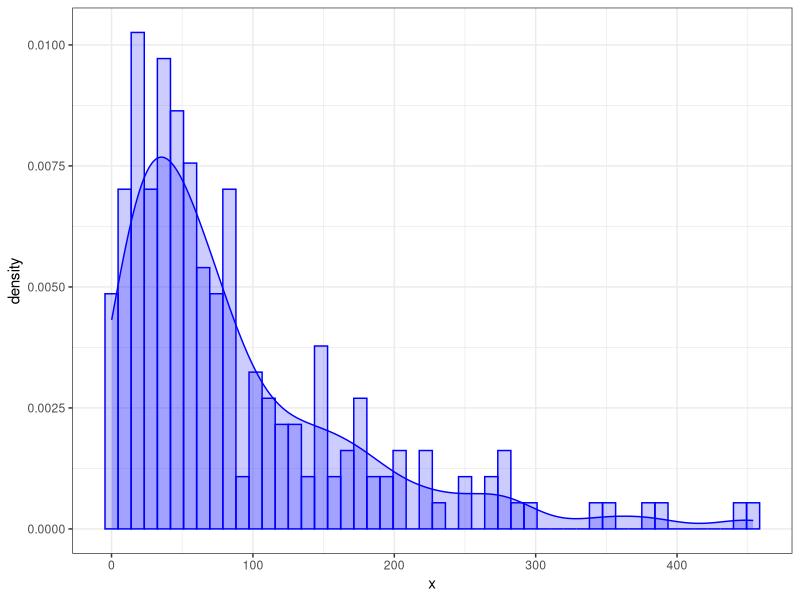
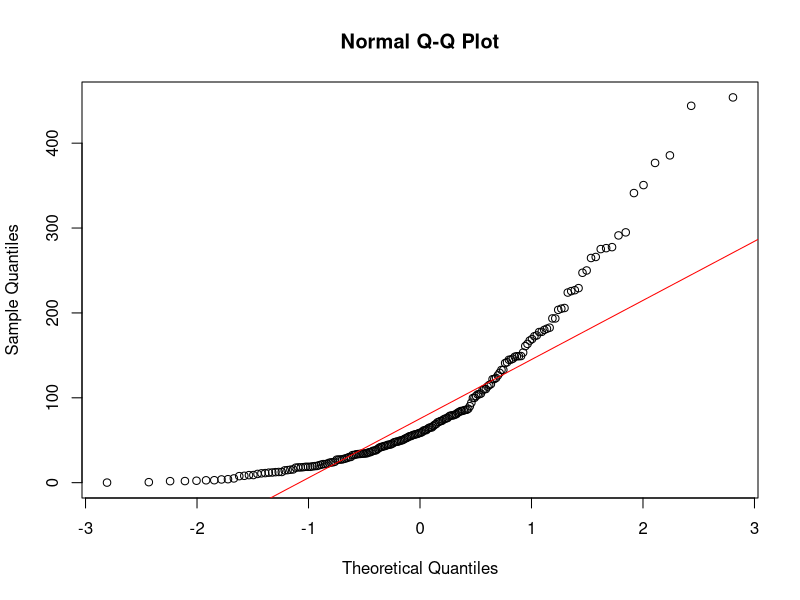

Write the R code that produced these figures, in order. (Note: this script raises an error after producing the figures.)
## ---- chunk 1
knitr::opts_chunk$set(echo = TRUE, eval = TRUE, warning = FALSE, message = FALSE, error = FALSE)
library(tidyverse)
library(broom)
library(gridExtra)
library(MASS)

# Creates a histogram and smoothed histogram given a vector of values.
dataplot <- function(x, bins = 50, colour = "blue") {
  ggplot(tibble(x = x), aes(x = x, y = after_stat(density))) +
    geom_histogram(bins = bins, colour = colour, fill = colour, alpha = 0.2) +
    geom_density(colour = colour, fill = colour, alpha = 0.2) +
    theme_bw()
}
## ---- chunk 2
bank <- read_csv("banksurvey.csv")
## ---- chunk 3

summary(bank$income) #Provides descriptive stats of customer income 
sd(bank$income) #Standard deviation of customer income 
## ---- chunk 4
dataplot(bank$income) 
## ---- chunk 5
normal_fit <- fitdistr(bank$income, "normal")
normal_fit %>% tidy()

gamma_fit <- fitdistr(bank$income, "gamma") 
gamma_fit %>% tidy()

exponential_fit <- fitdistr(bank$income, "exponential") 
exponential_fit %>% tidy()
## ---- chunk 6
qqnorm(bank$income)
qqline(bank$income, col = "red")

qqexp(bank$income) 
## ---- chunk 7
params_norm <- fitdistr(bank$income, "normal")$estimate
p_qq_norm <- ggplot(tibble(x = bank$income)) + 
  aes(sample = x) + 
  stat_qq(distribution = qnorm, dparams = params_norm) + 
  stat_qq_line(distribution = qnorm, dparams = params_norm, color = "black") + 
  theme(aspect.ratio = 1) + 
  theme_bw() + 
  xlab("Theoretical Quantities (normal distribution)") + 
  ylab("Sample (CBT score difference)")
p_qq_norm 
## ---- chunk 8
params_exp <- fitdistr(bank$income, "exponential")$estimate
p_qq_norm <- ggplot(tibble(x = bank$income)) + 
  aes(sample = x) + 
  stat_qq(distribution = qexp, dparams = params_exp) + 
  stat_qq_line(distribution = qexp, dparams = params_exp, color = "black") + 
  theme(aspect.ratio = 1) + 
  theme_bw() + 
  xlab("Theoretical Quantities (exponential distribution)") + 
  ylab("Sample (CBT score difference)")
p_qq_norm 
